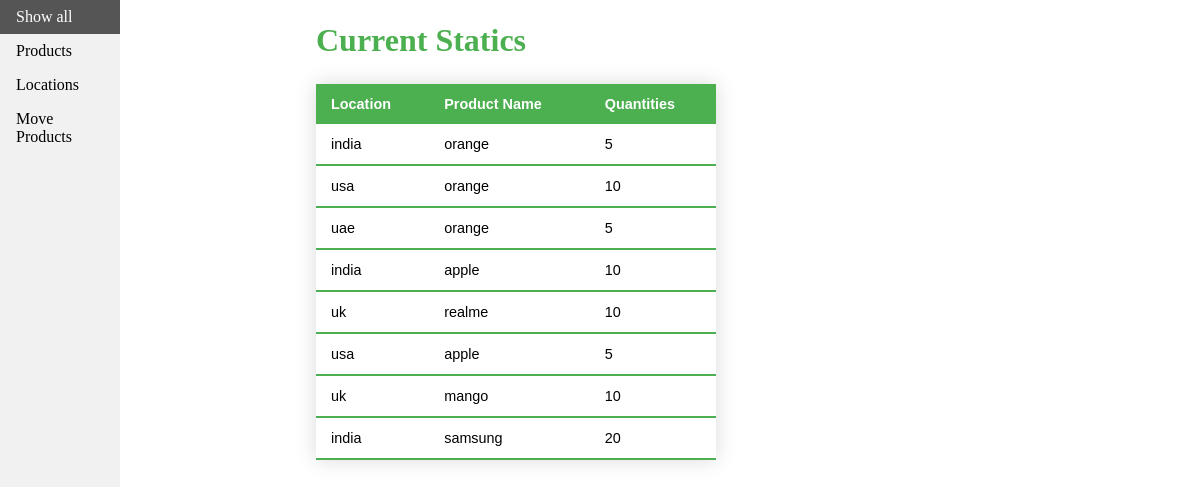
Before: / with the older database file.
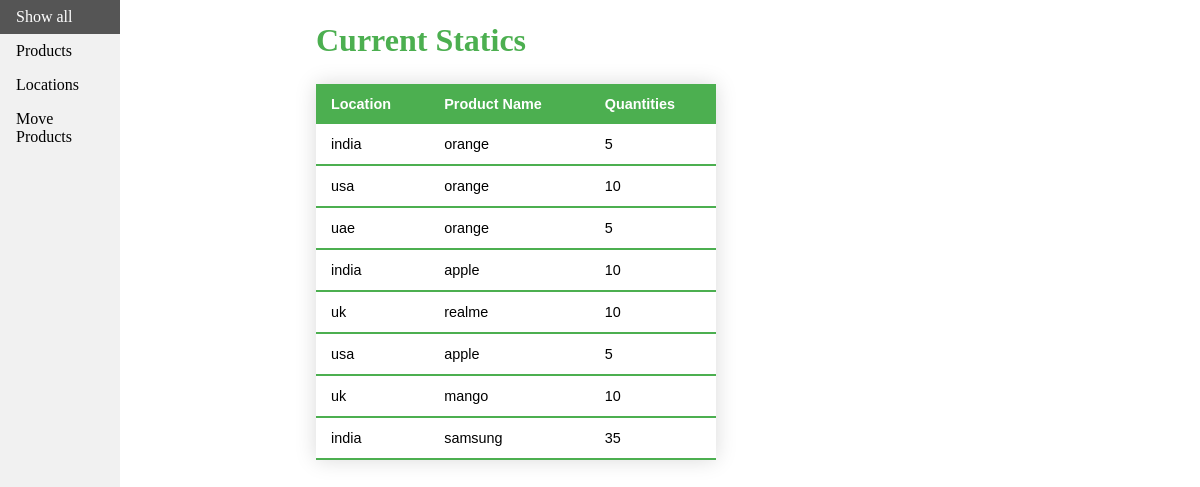
After: the same page with the newer database file.
### app.py (models this page shows, shortened)
class ProductMovement(db.Model):
    id = db.Column(db.Integer, primary_key=True)
    from_location_id = db.Column(db.Integer(), db.ForeignKey(Locations.id))
    to_location_id = db.Column(db.Integer(), db.ForeignKey(Locations.id))
    product_id = db.Column(db.Integer(), db.ForeignKey(Products.id), nullable=False)
    from_location = db.relationship(Locations, foreign_keys=[from_location_id])
    to_location = db.relationship(Locations, foreign_keys=[to_location_id])
    product = db.relationship(Products, foreign_keys=[product_id])
    quantity = db.Column(db.Integer(), nullable=False)
    time_created = db.Column(db.DateTime, server_default=db.func.now())

### app.py (the view)
@app.route('/')
def index():
    return render_template('index.html', mp = ProductMovement.query.all(), p = Products.query.all(), l = Locations.query.all())

### templates/index.html (shortened to what this page needs)
<!DOCTYPE html>
<html>
<head>
    <link rel='stylesheet' type='text/css' media='screen' href="{{ url_for('static', filename='main.css') }}">
</head>
<body>
    <ul>
        <li><a class="active" href="/">Show all</a></li>
        <li><a href="/products">Products</a></li>
        <li><a href="/locations">Locations</a></li>
        <li><a href="/moveproduct">Move Products</a></li>
    </ul>
    <div style="margin-left:25%;padding:1px 16px;height:1000px;">
        <h1>Current Statics</h1>
        <table class="styled-table">
            <thead>
                <tr>
                    <th>Location</th>
                    <th>Product Name</th>
                    <th>Quantities</th>
                </tr>
            </thead>
            {% for pr in mp %}
            {% if pr.quantity != 0 %}
            <tbody>
                <tr>
                    <td>
                        {% for lc in l %}
                        {% if lc.id == pr.to_location_id %}
                        {{ lc.name }}
                        {% endif %}
                        {% endfor %}
                    </td>
                    <td class="active-row">
                        {% for pc in p %}
                        {% if pc.id == pr.product_id %}
                        {{ pc.name }}
                        {% endif %}
                        {% endfor %}
                    </td>
                    <td>{{ pr.quantity }}</td>
                </tr>
            {% endif %}
            {% endfor %}
            </tbody>
        </table>
    </div>
</body>
</html>

Changed rows visible on the page:
changed ProductMovement (number 8 of 8 on the later page): quantity "20" → "35"
